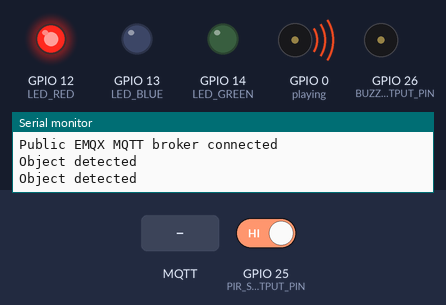
The sketch below on a simulated ESP32. Parts: output pins drawn as LEDs (lit = HIGH), buzzer (waves = sounding, pin HIGH), the last lines printed to the serial monitor. The inputs (shaded band) are chosen by the test bench; at power-on: GPIO 25 (PIR_SENSOR_OUTPUT_PIN) HIGH. WiFi joins after 1.5 s; servers stay silent unless stated; no MQTT or app messages arrive unless stated.

Above: at 3.2 s.
3.3 s: GPIO 25 (PIR_SENSOR_OUTPUT_PIN) driven LOW
At 4.5 s:
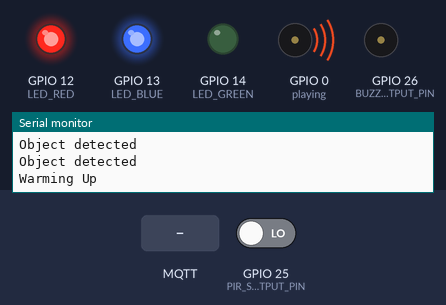
5.5 s: MQTT message "S" arrives on the first subscribed topic
At 7.2 s:
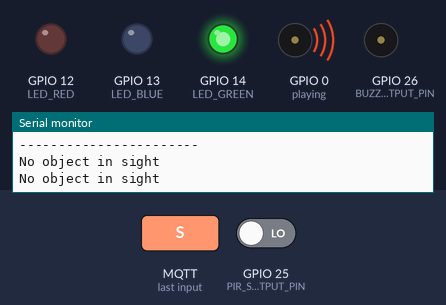
7.5 s: MQTT message "C" arrives on the first subscribed topic
At 8.9 s:
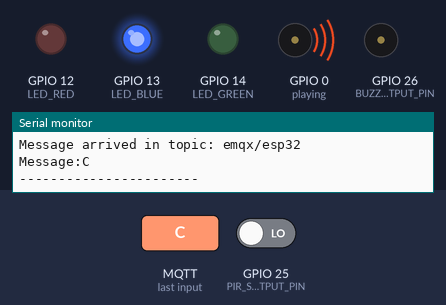
9.5 s: GPIO 25 (PIR_SENSOR_OUTPUT_PIN) driven HIGH
At 10.1 s:
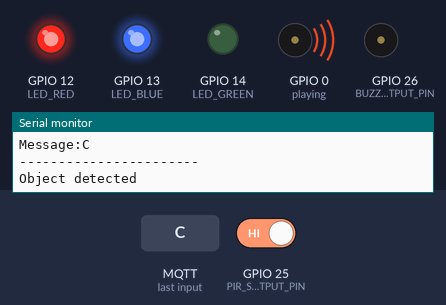
Timing chart, 0 to 12.5 s (numbered marks = the images above; inputs shaded):
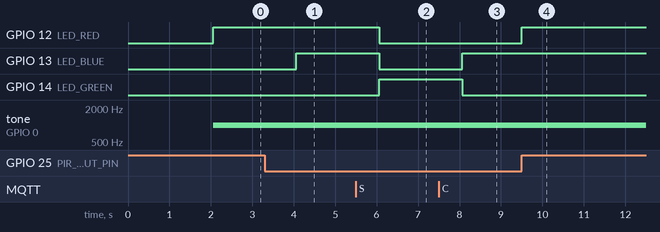

Measured:
- after the input at 3.3 s, GPIO 13 (LED_BLUE): LOW → HIGH after 0.76 s
- after the input at 5.5 s, GPIO 12 (LED_RED), GPIO 13 (LED_BLUE): HIGH → LOW after 0.56 s; GPIO 14 (LED_GREEN): LOW → HIGH after 0.56 s
- after the input at 7.5 s, GPIO 13 (LED_BLUE): LOW → HIGH after 0.56 s; GPIO 14 (LED_GREEN): HIGH → LOW after 0.56 s
- after the input at 9.5 s, GPIO 12 (LED_RED): LOW → HIGH at once

The sketch:

Arduino.ino
```cpp
#include <WiFi.h>
#include <PubSubClient.h>

//// WiFi
//const char *ssid = "SSN"; // Enter your Wi-Fi name
//const char *password = "Ssn1!Som2@Sase3#";  // Enter Wi-Fi password
//
const char *ssid = "Anonymous"; // Enter your Wi-Fi name
const char *password = "abcd4321";  // Enter Wi-Fi password

//
//const char *ssid = "Error"; // Enter your Wi-Fi name
//const char *password = "hello1234";  // Enter Wi-Fi password

// MQTT Broker
const char *mqtt_broker = "broker.emqx.io";
const char *topic = "emqx/esp32";
const char *mqtt_username = "emqx";
const char *mqtt_password = "public";
const int mqtt_port = 1883;

const int PIR_SENSOR_OUTPUT_PIN = 25;
const int LED_RED = 12;
const int LED_BLUE = 13;
const int LED_GREEN = 14;

const int BUZZER_OUTPUT_PIN = 26;

int playing =0;
int warm_up;
int check_status=1;

WiFiClient espClient;
PubSubClient client(espClient);

void tone(byte pin, int freq){
  ledcSetup(0, 2000, 8); // setup beeper
  ledcAttachPin(pin, 0); // attach beeper
  ledcWriteTone(0, freq); // play tone
  playing = pin; // store pin
}

void setup() {
  Serial.begin(115200);
  WiFi.begin(ssid, password);

  pinMode(PIR_SENSOR_OUTPUT_PIN, INPUT);
  pinMode(LED_RED, OUTPUT);
  pinMode(LED_GREEN, OUTPUT);
  pinMode(LED_BLUE, OUTPUT);
  pinMode(BUZZER_OUTPUT_PIN, OUTPUT);

  Serial.println("Waiting For Power On Warm Up");
  delay(2000); /* Power On Warm Up Delay */
  Serial.println("Ready!");

  tone(playing, 0);

  while (WiFi.status() != WL_CONNECTED) {
        delay(1000);
        Serial.println("Connecting to WiFi..");
    }
    Serial.println("Connected to the Wi-Fi network");
    //connecting to a mqtt broker
    client.setServer(mqtt_broker, mqtt_port);
    client.setCallback(callback);
    while (!client.connected()) {
        String client_id = "esp32-client-";
        client_id += String(WiFi.macAddress());
        Serial.printf("The client %s connects to the public MQTT broker\n", client_id.c_str());
        if (client.connect(client_id.c_str(), mqtt_username, mqtt_password)) {
            Serial.println("Public EMQX MQTT broker connected");
        } else {
            Serial.print("failed with state ");
            Serial.print(client.state());
            delay(2000);
        }
    }
}

void callback(char *topic, byte *payload, unsigned int length) {
    Serial.print("Message arrived in topic: ");
    Serial.println(topic);
    Serial.print("Message:");
    for (int i = 0; i < length; i++) {
        Serial.print((char) payload[i]);
    }

    if(payload[0] == 'S'){
      digitalWrite(LED_BLUE,LOW);
      digitalWrite(LED_RED,LOW);
      tone(BUZZER_OUTPUT_PIN, 0);
      digitalWrite(LED_GREEN,HIGH);
      check_status=0;
      //delay(4000);
    }

    if(payload[0] == 'C'){
      digitalWrite(LED_BLUE,HIGH);
      //tone(BUZZER_OUTPUT_PIN, 0);
      digitalWrite(LED_GREEN,LOW);
      check_status=1;
      //delay(4000);
    }

    Serial.println();
    Serial.println("-----------------------");
}

void loop() {
  int sensor_output;
  sensor_output = digitalRead(PIR_SENSOR_OUTPUT_PIN);
  if( sensor_output == LOW )
  {
    if(check_status==1){
      digitalWrite(LED_BLUE,HIGH);
    }
    if( warm_up == 1 )
     {
      Serial.print("Warming Up\n\n");
      warm_up = 0;
      delay(2000);
    }
    if(check_status==0){
      Serial.print("No object in sight\n\n");
      digitalWrite(LED_RED,LOW);
      tone(BUZZER_OUTPUT_PIN, 0);
      delay(1000);
    }
  }
  else
  {
    if(check_status==1){
     Serial.print("Object detected\n\n");
     warm_up = 1;
     client.publish(topic, "Object Detected");
     tone(BUZZER_OUTPUT_PIN, 1000);
     digitalWrite(LED_RED,HIGH);
     client.subscribe(topic);
     delay(1000);
    }
  }
  client.loop();
}
```
